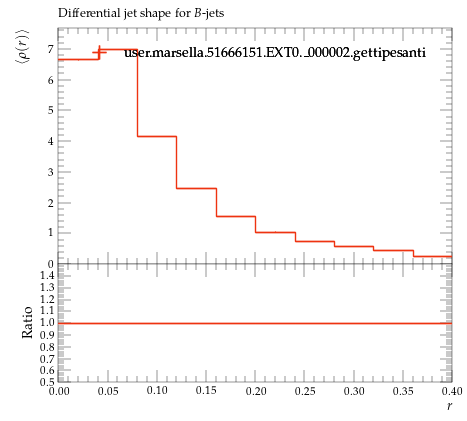

Python code for this plot:
#! /usr/bin/env python

# This Python script was auto-generated using YODA v2.0.2.
# Analysis object: /MC_HFDECAYS/avg_rho_B_jet
# Timestamp: 24-07-2026 (16:40:06)

import matplotlib as mpl
import matplotlib.pyplot as plt
mpl.use('Agg') # comment out for interactive use
import os
import numpy as np

plotDir = os.path.split(os.path.realpath(__file__))[0]
if 'YODA_USER_PLOT_PATH' in globals():
    plot_outdir = globals()['YODA_USER_PLOT_PATH']
else:
    plot_outdir = plotDir

#plot style
plt.style.use(os.path.join(plotDir, '../default.mplstyle'))
# plot metadata
figW, figH = plt.rcParams['figure.figsize']
ax_xLabel = r'$r$'
ax_yLabel = r'$\langle\rho(r)\rangle$'
ax_title  = r'Differential jet shape for $B$-jets'
ax_xScale = 'linear'
ax_yScale = 'linear'
xLims = (0.0, 0.4)
yLims = (0.0, 7.685595500000001)

# TeX-friendly labels for the legend
labels = {
    'legend' : ([ r"user.marsella.51666151.EXT0.\_000002.gettipesanti" ], r""),
}

# Adjust canvas width and height
canvasW = 10.0
canvasH = 9.0
figW *= canvasW/10.
figH *= canvasH/9.

# Create figure and axis objects
fig, (ax, ratio0_ax) = plt.subplots(2, 1, sharex=True,
                  figsize=(figW,figH), gridspec_kw={'height_ratios': (6.0, 3.0)})

# Set figure margins
plt.subplots_adjust(
    left   = 1.0 * plt.rcParams['figure.subplot.left'],
    right  = 1.0 * plt.rcParams['figure.subplot.right'],
    top    = 1.0 * plt.rcParams['figure.subplot.top'],
    bottom = 1.0 * plt.rcParams['figure.subplot.bottom'])

ratio0_ax.yaxis.set_major_locator(mpl.ticker.MultipleLocator(0.1))
ratio0_ax.set_ylim(0.5, 1.4999)
ratio0_ax.set_ylabel('Ratio')

# the numerical data is stored in a separate file
dataf = dict()
prefix = os.path.split(__file__)[0]
if prefix:    prefix = prefix + '/'
exec(open(prefix+'avg_rho_B_jet__data.py').read(), dataf)


legend_handles = dict() # keep track of handles for the legend

# style options for curves
# starts at zorder>=5 to draw curve on top of legend
styles = {
  'user.marsella.51666151.EXT0._000002.gettipesanti.yoda.gz': {
    'color' : '#EE3311',
    'linestyle' : '-',
    'linewidth' : 1,
    'marker' : 'none',
    'markersize' : 2,
    'capsize' : 0.0,
    'zorder' : 5,
    'histstyle' : 1,
    'drawstyle' : 'steps-pre',
    'xerrorbars' : 1,
    'yerrorbars' : 1,
    'fillcolor' : None,
    'fillopacity' : 1.0,
    'ratio0_linestyle' : '-',
    'ratio0_linewidth' : 1,
    'ratio0_marker' : 'none',
    'ratio0_markersize' : 2,
    'ratio0_capsize' : 0.0,
    'ratio0_zorder' : 5,
    'ratio0_histstyle' : 1,
    'ratio0_drawstyle' : 'steps-pre',
    'ratio0_xerrorbars' : 1,
    'ratio0_yerrorbars' : 1,
  },
}

# curve from input yoda files in main panel
for label, yvals in dataf['yvals'].items():
    if all(np.isnan(v) for v in dataf['yvals'][label]):
        continue
    tmp = None
    if styles[label]['histstyle']: # draw as histogram
        xpos = dataf['xedges'][label] if styles[label]['drawstyle'] else dataf['xpoints'][label]
        ypos = np.insert(yvals, 0, yvals[0]) if styles[label]['drawstyle'] else yvals
        if styles[label]['fillcolor']: # fill area below curve
            ax.fill_between(xpos, ypos, step='pre',
                            color=styles[label]['fillcolor'],
                            alpha=styles[label]['fillopacity'])
        tmp, = ax.plot(xpos, ypos,
                       color=styles[label]['color'],
                       linestyle=styles[label]['linestyle'],
                       linewidth=styles[label]['linewidth'],
                       drawstyle=styles[label]['drawstyle'], solid_joinstyle='miter',
                       zorder=styles[label]['zorder'], label=label)
    tmp = ax.errorbar(dataf['xpoints'][label], yvals,
                      xerr=np.array(dataf['xerrs'][label])*styles[label]['xerrorbars'],
                      yerr=np.array(dataf['yerrs'][label])*styles[label]['yerrorbars'],
                      fmt=styles[label]['marker'], capsize=styles[label]['capsize'],
                      markersize=styles[label]['markersize'],
                      ecolor=styles[label]['color'],
                      color=styles[label]['color'], zorder=styles[label]['zorder'])
    tmp[-1][0].set_linestyle(styles[label]['linestyle'])
    tmp[-1][0].set_linewidth(styles[label]['linewidth'])
    if label in dataf['add_legend_handle']:  legend_handles[label] = tmp
    for varLabel in dataf['variation_yvals'].keys():
        if varLabel.startswith(label):
            tmp, = ax.plot(dataf['xedges'][label], dataf['variation_yvals'][varLabel],
                           color=styles[label]['color'],
                           linestyle=styles[label]['linestyle'],
                           linewidth=styles[label]['linewidth'],
                           drawstyle='steps-pre', solid_joinstyle='miter',
                           zorder=styles[label]['zorder'], alpha=0.5)


# plots on ratio panel
# curve from input yoda files in ratio panel
for label, yvals in dataf['ratio0_yvals'].items():
    if all(np.isnan(v) for v in yvals):
        continue
    if styles[label]['ratio0_histstyle']: # plot as histogram
        xpos = dataf['xedges']['user.marsella.51666151.EXT0._000002.gettipesanti.yoda.gz'] if styles[label]['ratio0_drawstyle'] else dataf['xpoints']['user.marsella.51666151.EXT0._000002.gettipesanti.yoda.gz']
        ypos = np.insert(yvals, 0, yvals[0]) if styles[label]['ratio0_drawstyle'] else yvals
        ratio0_ax.plot(xpos, ypos,
                       color=styles[label]['color'],
                       linewidth=styles[label]['linewidth'],
                       linestyle=styles[label]['ratio0_linestyle'],
                       drawstyle=styles[label]['ratio0_drawstyle'], zorder=styles[label]['zorder'],
                       solid_joinstyle='miter')
    tmp = ratio0_ax.errorbar(dataf['xpoints']['user.marsella.51666151.EXT0._000002.gettipesanti.yoda.gz'], yvals,
                             xerr=np.array(dataf['ref_xerrs'])*styles[label]['ratio0_xerrorbars'],
                             yerr=np.array(dataf['ratio0_yerrs'][label])*styles[label]['ratio0_yerrorbars'],
                             fmt=styles[label]['ratio0_marker'], capsize=styles[label]['ratio0_capsize'],
                             markersize=styles[label]['ratio0_markersize'],
                             ecolor=styles[label]['color'],
                             color=styles[label]['color'])
    tmp[-1][0].set_linestyle(styles[label]['ratio0_linestyle'])
    tmp[-1][0].set_linewidth(styles[label]['ratio0_linewidth'])

    for varlabel in dataf['ratio0_variation_vals'].keys():
        if varlabel.startswith(label):
            ratio0_ax.plot(dataf['xedges']['user.marsella.51666151.EXT0._000002.gettipesanti.yoda.gz'],
                            dataf['ratio0_variation_vals'][varlabel],
                            color=styles[label]['color'],
                            linestyle=styles[label]['linestyle'],
                            linewidth=styles[label]['linewidth'],
                            drawstyle='steps-pre', solid_joinstyle='miter',
                            zorder=1, alpha=0.5)

legend_items = list(legend_handles.values())
ax.add_artist(ax.legend(legend_items,
                        labels['legend'][0],
                        title=labels['legend'][1],
                        alignment='left',
                        loc='upper center',
                        bbox_to_anchor=(0.5, 0.97)))

# set plot metadata as defined above
ratio0_ax.set_xlabel(ax_xLabel)
ratio0_ax.xaxis.set_label_coords(1., -0.15)
ax.set_ylabel(ax_yLabel, ha='right', va='top')
ax.yaxis.set_label_coords(-0.11, 1.0)
ax.set_title(ax_title, loc='left')
ax.set_xscale(ax_xScale)
ax.set_yscale(ax_yScale)
ax.set_xlim(xLims)
ax.set_ylim(yLims)

# tick formatting
plt.rcParams['xtick.top'] = True
plt.rcParams['ytick.right'] = True
fig.align_ylabels((ax, ratio0_ax))
plt.savefig(os.path.join(plot_outdir, 'avg_rho_B_jet.pdf'), format='PDF')
plt.savefig(os.path.join(plot_outdir, 'avg_rho_B_jet.png'), format='PNG')

plt.close(fig)
